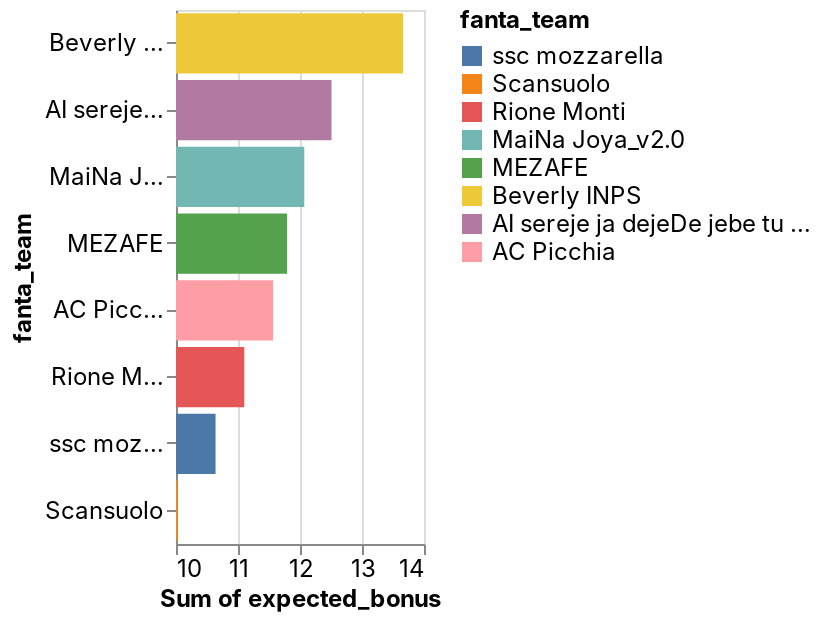

Notebook code for this chart:
### Code cell
_deepnote_run_altair(predictions, """{"$schema":"https://vega.github.io/schema/vega-lite/v4.json","mark":{"type":"bar","tooltip":{"content":"data"}},"height":220,"autosize":{"type":"fit"},"data":{"name":"placeholder"},"encoding":{"x":{"field":"expected_bonus","type":"quantitative","sort":null,"scale":{"type":"linear","zero":false},"aggregate":"sum"},"y":{"field":"fanta_team","type":"nominal","sort":{"order":"descending","encoding":"x"},"scale":{"type":"linear","zero":true}},"color":{"field":"fanta_team","type":"nominal","sort":null,"scale":{"type":"linear","zero":false}}}}""")

### Figure 1 — Vega-Lite specification as saved in the notebook (floating-point values rounded to 4 significant figures; data arrays with more than 128 entries replaced by an {"elided": "..."} marker saying what was removed)
{"config": {"view": {"continuousWidth": 400, "continuousHeight": 300}, "area": {"fill": "#51C0E9"}, "axis": {"labelFont": "Inter, sans-serif", "labelFontSize": 12, "labelFontWeight": "normal", "labelLimit": 60, "labelOverlap": "greedy", "titleFont": "Inter, sans-serif", "titleFontSize": 12, "titleFontWeight": "bold"}, "background": "#ffffff", "legend": {"labelFont": "Inter, sans-serif", "labelFontSize": 12, "titleFont": "Inter, sans-serif", "titleFontSize": 12, "titleFontWeight": "bold"}, "line": {"stroke": "#51C0E9", "strokeWidth": 2}, "rect": {"fill": "#51C0E9"}, "title": {"anchor": "start", "color": "#000000", "font": "Inter, sans-serif", "fontSize": 22, "fontWeight": "normal"}}, "data": {"name": "data-7f1ac1c65583f6d449a2e224fe463f8a"}, "mark": {"type": "bar", "tooltip": {"content": "data"}}, "autosize": {"type": "fit"}, "encoding": {"color": {"type": "nominal", "field": "fanta_team", "scale": {"type": "linear", "zero": false}, "sort": null}, "x": {"type": "quantitative", "aggregate": "sum", "field": "expected_bonus", "scale": {"type": "linear", "zero": false}, "sort": null}, "y": {"type": "nominal", "field": "fanta_team", "scale": {"type": "linear", "zero": true}, "sort": {"encoding": "x", "order": "descending"}}}, "height": 300, "width": "container", "$schema": "https://vega.github.io/schema/vega-lite/v4.json", "datasets": {"data-7f1ac1c65583f6d449a2e224fe463f8a": {"elided": "167 records"}}}
